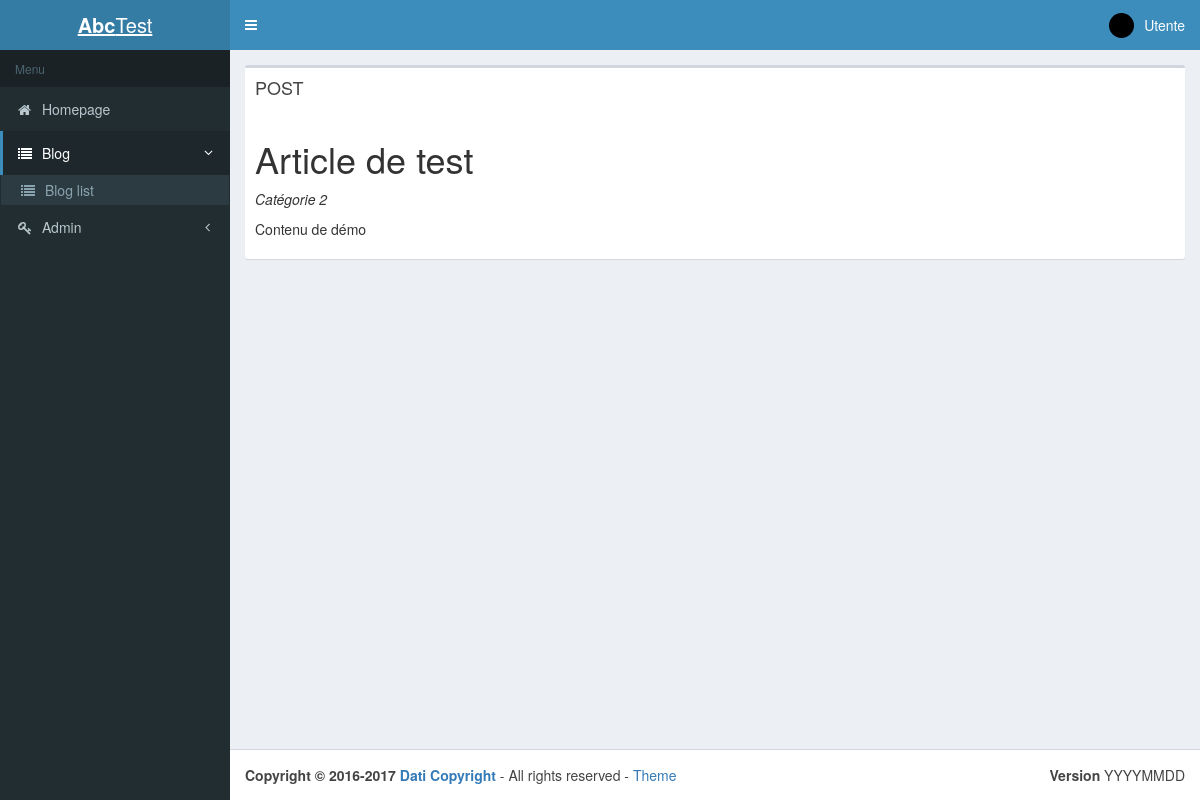
The app's page /index.php?p=posts.show&id=1 with its own data.
### tables this page shows
CREATE TABLE `articles` (
  `id` int(11) NOT NULL,
  `titre` varchar(255) DEFAULT NULL,
  `contenu` longtext,
  `date` datetime DEFAULT NULL,
  `category_id` int(11) DEFAULT NULL
);

CREATE TABLE `categories` (
  `id` int(11) NOT NULL,
  `titre` varchar(255) DEFAULT NULL
);

### core/Controller/Controller.php (called while the page is built, shortened)
<?php
class Controller{
    protected $viewPath;
    protected function render($view, $variables = []){
        extract($variables);
        require($this->viewPath . str_replace('.', '/', $view) . '.php');
    }
}

### app/Controller/PostsController.php (called while the page is built, shortened)
<?php
class PostsController extends AppController{
    public function show(){
        $article = $this->Post->findWithCategory($_GET['id']);
        $this->render('posts.show', compact('article', 'menuActive'));
    }
}

### public/index.php (called while the page is built, shortened)
<?php
if(isset($_GET['p'])){
    $page = $_GET['p'];
}else{
    $page = 'posts.index';
}
$page = explode('.', $page);
if($page[0] == 'admin'){
    $controller = '\App\Controller\Admin\\' . ucfirst($page[1]) . 'Controller';
    $action = $page[2];
} else{
    $action = $page[1];
}
$controller = new $controller();
$controller->$action();

### core/Table/Table.php (called while the page is built, shortened)
<?php
class Table
{
    protected $db;
    public function __construct(Database $db)
    {
        $this->db = $db;
    }
    public function query($statement, $attributes = null, $one = false){
        if($attributes){
            return $this->db->prepare(
                $statement,
                $attributes,
                str_replace('Table', 'Entity', get_class($this)),
                $one
            );
        } else {
            return $this->db->query(
                $statement,
                str_replace('Table', 'Entity', get_class($this)),
                $one
            );
        }
    }
}

### core/Database/MysqlDatabase.php (called while the page is built, shortened)
<?php
class MysqlDatabase extends Database{
    private $db_name;
    private $db_user;
    private $db_pass;
    private $db_host;
    private $pdo;
    public function __construct($db_name, $db_user = 'root', $db_pass = 'root', $db_host = 'localhost'){
        $this->db_name = $db_name;
        $this->db_user = $db_user;
        $this->db_pass = $db_pass;
        $this->db_host = $db_host;
    }
    private function getPDO(){
        if($this->pdo === null){
            $pdo = new PDO('mysql:dbname=' . $this->db_name . ';host=' . $this->db_host, $this->db_user, $this->db_pass);
            $pdo->setAttribute(PDO::ATTR_ERRMODE, PDO::ERRMODE_EXCEPTION);
            $pdo->exec("set names utf8");
            $this->pdo = $pdo;
        }
        return $this->pdo;
    }
    public function prepare($statement, $attributes, $class_name = null, $one = false){
        $req = $this->getPDO()->prepare($statement);
        $res = $req->execute($attributes);
        if($class_name === null){
            $req->setFetchMode(PDO::FETCH_OBJ);
        } else {
            $req->setFetchMode(PDO::FETCH_CLASS, $class_name);
        }
        if($one) {
            $datas = $req->fetch();
        } else {
            $datas = $req->fetchAll();
        }
        return $datas;
    }
}

### app/Table/PostTable.php (called while the page is built, shortened)
<?php
class PostTable extends Table{
    public function findWithCategory($id){
        return $this->query("
            SELECT articles.id, articles.titre, articles.contenu, articles.date, categories.titre as categorie
            FROM articles
            LEFT JOIN categories ON category_id = categories.id
            WHERE articles.id = ?", [$id], true);
    }
}

### app/Autoloader.php (called while the page is built, shortened)
<?php
class Autoloader{
    static function autoload($class){
        if (strpos($class, __NAMESPACE__ . '\\') === 0){
            $class = str_replace(__NAMESPACE__ . '\\', '', $class);
            $class = str_replace('\\', '/', $class);
        }
    }
}

### core/Autoloader.php (called while the page is built, shortened)
<?php
class Autoloader{
    static function autoload($class){
        if (strpos($class, __NAMESPACE__ . '\\') === 0){
            $class = str_replace(__NAMESPACE__ . '\\', '', $class);
            $class = str_replace('\\', '/', $class);
        }
    }
}

### app/Views/posts/show.php (the view)
<div class="box-header">
    <h1 class="box-title">POST</h1>
</div>
<div class="box-body">
    <h1><?= $article->titre; ?></h1>
    <p><em><?= $article->categorie; ?></em></p>
    <p><?= $article->contenu; ?></p>
</div>

### records on screen
articles: titre "Article de test", category.titre "Catégorie 2", contenu "Contenu de démo"

### other values on screen
$menu['testo'] "Homepage"
$menu['testo'] "Blog"
$sottomenu['testo'] "Blog list"
$menu['testo'] "Admin"
$copyYear "2016"
$curYear "2017"
